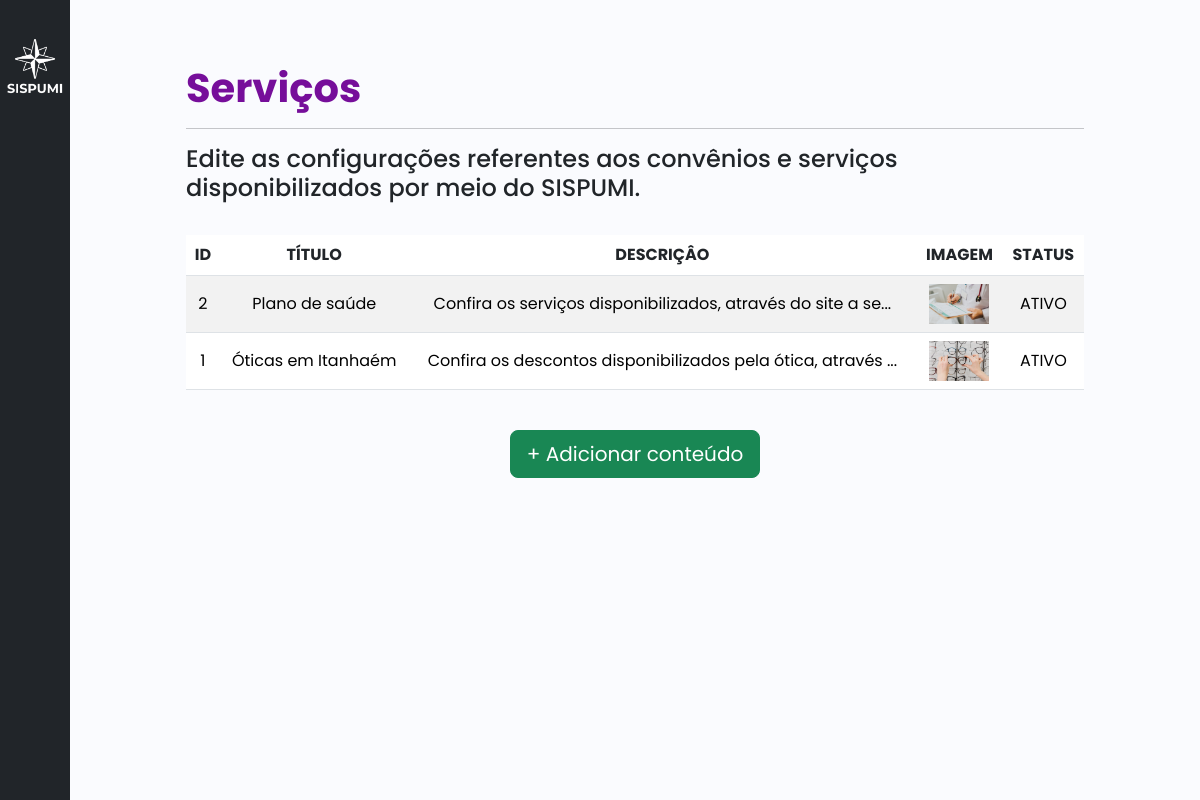
The page /painel2.php on the database as committed earlier.
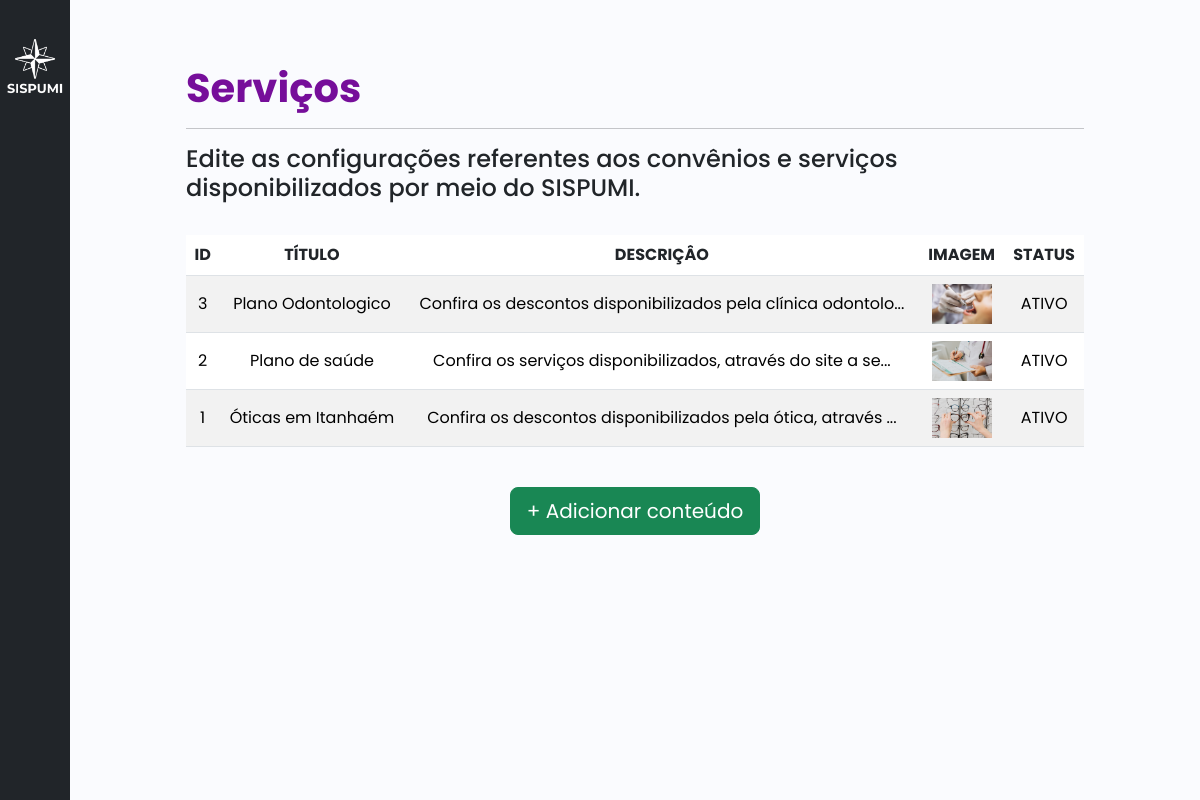
The same page on the database as committed later.
### tables this page shows
CREATE TABLE IF NOT EXISTS `servico` (
  `id_servico` int(11) NOT NULL AUTO_INCREMENT,
  `nm_servico` varchar(45) NOT NULL,
  `desc_servico` varchar(255) NOT NULL,
  `imagem_servico` text,
  `link_servico` text,
  `status_servico` int(11) NOT NULL,
  `adm_id_adm` int(11) DEFAULT NULL,
  PRIMARY KEY (`id_servico`),
  KEY `adm_id_adm` (`adm_id_adm`)
);

### painel2.php (the view, shortened to what this page needs)
<?php
    include('conexao.php');
    $sql1 = 'SELECT * FROM servico ORDER BY id_servico DESC';
?>
<!DOCTYPE html>
<html>
<head>
    <link rel="stylesheet" type="text/css" href="./css/bootstrap.min.css">
    <link rel="stylesheet" href="./css/style.css">
    <link href="https://cdn.lineicons.com/4.0/lineicons.css" rel="stylesheet" />
    <link href="https://cdn.jsdelivr.net/npm/bootstrap@5.3.0-alpha3/dist/css/bootstrap.min.css" rel="stylesheet">
</head>
<body>
    <div class="wrapper">
        <aside id="sidebar" class="bg-dark">
            <div class="d-flex">
                <button class="toggle-btn" type="button">
                </button>
            </div>
            <div class="d-flex">
                <img src="./img/logo1.png" class="img-fluid" alt="..." style="padding: 10%;">
            </div>
            <ul class="sidebar-nav">
                <li class="sidebar-item">
                    <a href="./painel1.php" class="sidebar-link">
                    </a>
                </li>
                <li class="sidebar-item">
                    <a href="./painel2.php" class="sidebar-link">
                    </a>
                </li>
                <li class="sidebar-item">
                    <a href="./painel3.php" class="sidebar-link">
                    </a>
                </li>
            </ul>
            <div class="sidebar-footer">
                <a href="./login.php" class="sidebar-link">
                </a>
            </div>
        </aside>
        <div class="col-sm-1" style="background-color: #fafbfe;"></div>
        <div class="main p-3">
            <br>
            <br>
            <h1 style="color: #760E9A;"><strong>Serviços</strong></h1>
            <hr>
            <h4>Edite as configurações referentes aos convênios e serviços disponibilizados por meio do SISPUMI.</h4>
            <br>
            <div class="text-center">
            <div class="row">
            <div class="table-responsive">
                <table class="table table-striped">
                    <thead>
                        <tr>
                            <th scope="col">ID</th>
                            <th scope="col">TÍTULO</th>
                            <th scope="col">DESCRIÇÂO</th>
                            <th scope="col">IMAGEM</th>
                            <th scope="col">STATUS</th>
                        </tr>
                    </thead>
                    <tbody>
                    <?php
                        $executa = $con ->query($sql1);
                        while($servico = $executa -> fetch_array()){
                            $desc_servico = strlen($servico['desc_servico']) > 60 ? substr($servico['desc_servico'], 0, 60) . "..." : $servico['desc_servico'];
                            if($servico['status_servico'] == 1){
                                $status = "ATIVO";
                            }else{
                                $status = "INATIVO";
                            }
                            echo '
                            <tr>
                                <td class="align-middle" scope="row"><a href="painel-servicos.php?id_servico='.$servico['id_servico'].'">'.$servico['id_servico'].'</a></td>
                                <td class="align-middle"><a href="painel-servicos.php?id_servico='.$servico['id_servico'].'">'.$servico['nm_servico'].'</a></td>
                                <td class="align-middle"><a href="painel-servicos.php?id_servico='.$servico['id_servico'].'">'.$desc_servico.'</a></td>
                                <td class="align-middle"><a href="painel-servicos.php?id_servico='.$servico['id_servico'].'"><img src="'.$servico['imagem_servico'].'" alt="link-img" style="height: 5vh;" ></a></td>
                                <td class="align-middle "><a href="painel-servicos.php?id_servico='.$servico['id_servico'].'">'.$status.'</a></td>
                            </tr>';
                        }
                    ?>
                    </tbody>
                </table>
            </div>
            </div>
                <br>
                <a class="btn btn-success btn-lg" href="painel-servicos.php?id_servico=0" role="button">+ Adicionar conteúdo</a>
            </div>
        </div>
        <div class="col-sm-1" style="background-color: #fafbfe;"></div>
</body>
</html>

Rows that differ between the two databases and show on the page:
added servico: id_servico "3", nm_servico "Plano Odontologico", desc_servico "Confira os descontos disponibilizados pela clínica odontolo...", imagem_servico (picture), status_servico "ATIVO"
